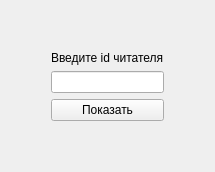
      <widget class="QWidget" name="enter_reader_id_page">
       <layout class="QHBoxLayout" name="horizontalLayout_13">
        <item>
         <spacer name="horizontalSpacer_19">
          <property name="orientation">
           <enum>Qt::Horizontal</enum>
          </property>
          <property name="sizeHint" stdset="0">
           <size>
            <width>40</width>
            <height>20</height>
           </size>
          </property>
         </spacer>
        </item>
        <item>
         <layout class="QVBoxLayout" name="verticalLayout_16">
          <item>
           <spacer name="verticalSpacer_25">
            <property name="orientation">
             <enum>Qt::Vertical</enum>
            </property>
            <property name="sizeHint" stdset="0">
             <size>
              <width>20</width>
              <height>40</height>
             </size>
            </property>
           </spacer>
          </item>
          <item>
           <widget class="QLabel" name="label_22">
            <property name="text">
             <string>Введите id читателя</string>
            </property>
           </widget>
          </item>
          <item>
           <widget class="QLineEdit" name="enter_reader_id_line_edit"/>
          </item>
          <item>
           <widget class="QPushButton" name="enter_reader_id_btn">
            <property name="text">
             <string>Показать</string>
            </property>
           </widget>
          </item>
          <item>
           <spacer name="verticalSpacer_26">
            <property name="orientation">
             <enum>Qt::Vertical</enum>
            </property>
            <property name="sizeHint" stdset="0">
             <size>
              <width>20</width>
              <height>40</height>
             </size>
            </property>
           </spacer>
          </item>
         </layout>
        </item>
        <item>
         <spacer name="horizontalSpacer_20">
          <property name="orientation">
           <enum>Qt::Horizontal</enum>
          </property>
          <property name="sizeHint" stdset="0">
           <size>
            <width>40</width>
            <height>20</height>
           </size>
          </property>
         </spacer>
        </item>
       </layout>
      </widget>
